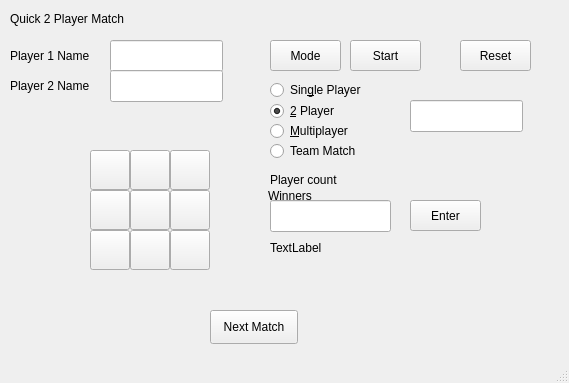
<?xml version="1.0" encoding="UTF-8"?>
<ui version="4.0">
 <class>MainWindow</class>
 <widget class="QMainWindow" name="MainWindow">
  <property name="geometry">
   <rect>
    <x>0</x>
    <y>0</y>
    <width>569</width>
    <height>383</height>
   </rect>
  </property>
  <property name="windowTitle">
   <string>MainWindow</string>
  </property>
  <property name="toolButtonStyle">
   <enum>Qt::ToolButtonTextBesideIcon</enum>
  </property>
  <property name="tabShape">
   <enum>QTabWidget::Rounded</enum>
  </property>
  <widget class="QWidget" name="centralWidget">
   <widget class="QLabel" name="label">
    <property name="geometry">
     <rect>
      <x>10</x>
      <y>40</y>
      <width>91</width>
      <height>31</height>
     </rect>
    </property>
    <property name="text">
     <string>Player 1 Name</string>
    </property>
   </widget>
   <widget class="QLabel" name="label_2">
    <property name="geometry">
     <rect>
      <x>10</x>
      <y>70</y>
      <width>91</width>
      <height>31</height>
     </rect>
    </property>
    <property name="text">
     <string>Player 2 Name</string>
    </property>
   </widget>
   <widget class="QLineEdit" name="lineEdit">
    <property name="geometry">
     <rect>
      <x>110</x>
      <y>40</y>
      <width>113</width>
      <height>32</height>
     </rect>
    </property>
    <property name="statusTip">
     <string/>
    </property>
    <property name="whatsThis">
     <string/>
    </property>
   </widget>
   <widget class="QLineEdit" name="lineEdit_2">
    <property name="geometry">
     <rect>
      <x>110</x>
      <y>70</y>
      <width>113</width>
      <height>32</height>
     </rect>
    </property>
   </widget>
   <widget class="QToolButton" name="toolButton">
    <property name="geometry">
     <rect>
      <x>90</x>
      <y>150</y>
      <width>40</width>
      <height>40</height>
     </rect>
    </property>
    <property name="text">
     <string/>
    </property>
   </widget>
   <widget class="QToolButton" name="toolButton_2">
    <property name="geometry">
     <rect>
      <x>130</x>
      <y>150</y>
      <width>40</width>
      <height>40</height>
     </rect>
    </property>
    <property name="text">
     <string/>
    </property>
   </widget>
   <widget class="QToolButton" name="toolButton_3">
    <property name="geometry">
     <rect>
      <x>170</x>
      <y>150</y>
      <width>40</width>
      <height>40</height>
     </rect>
    </property>
    <property name="text">
     <string/>
    </property>
   </widget>
   <widget class="QToolButton" name="toolButton_4">
    <property name="geometry">
     <rect>
      <x>90</x>
      <y>190</y>
      <width>40</width>
      <height>40</height>
     </rect>
    </property>
    <property name="text">
     <string/>
    </property>
   </widget>
   <widget class="QToolButton" name="toolButton_5">
    <property name="geometry">
     <rect>
      <x>130</x>
      <y>190</y>
      <width>40</width>
      <height>40</height>
     </rect>
    </property>
    <property name="text">
     <string/>
    </property>
   </widget>
   <widget class="QToolButton" name="toolButton_6">
    <property name="geometry">
     <rect>
      <x>170</x>
      <y>190</y>
      <width>40</width>
      <height>40</height>
     </rect>
    </property>
    <property name="text">
     <string/>
    </property>
   </widget>
   <widget class="QToolButton" name="toolButton_7">
    <property name="geometry">
     <rect>
      <x>90</x>
      <y>230</y>
      <width>40</width>
      <height>40</height>
     </rect>
    </property>
    <property name="text">
     <string/>
    </property>
   </widget>
   <widget class="QToolButton" name="toolButton_8">
    <property name="geometry">
     <rect>
      <x>130</x>
      <y>230</y>
      <width>40</width>
      <height>40</height>
     </rect>
    </property>
    <property name="text">
     <string/>
    </property>
   </widget>
   <widget class="QToolButton" name="toolButton_9">
    <property name="geometry">
     <rect>
      <x>170</x>
      <y>230</y>
      <width>40</width>
      <height>40</height>
     </rect>
    </property>
    <property name="text">
     <string/>
    </property>
   </widget>
   <widget class="QLabel" name="label_4">
    <property name="geometry">
     <rect>
      <x>0</x>
      <y>330</y>
      <width>211</width>
      <height>18</height>
     </rect>
    </property>
    <property name="text">
     <string/>
    </property>
   </widget>
   <widget class="QPushButton" name="pushButton">
    <property name="geometry">
     <rect>
      <x>350</x>
      <y>40</y>
      <width>71</width>
      <height>31</height>
     </rect>
    </property>
    <property name="text">
     <string>Start</string>
    </property>
   </widget>
   <widget class="QPushButton" name="pushButton_2">
    <property name="geometry">
     <rect>
      <x>460</x>
      <y>40</y>
      <width>71</width>
      <height>31</height>
     </rect>
    </property>
    <property name="text">
     <string>Reset</string>
    </property>
   </widget>
   <widget class="QPushButton" name="pushButton_3">
    <property name="geometry">
     <rect>
      <x>270</x>
      <y>40</y>
      <width>71</width>
      <height>31</height>
     </rect>
    </property>
    <property name="text">
     <string>Mode</string>
    </property>
   </widget>
   <widget class="QRadioButton" name="radioButton">
    <property name="geometry">
     <rect>
      <x>270</x>
      <y>80</y>
      <width>105</width>
      <height>20</height>
     </rect>
    </property>
    <property name="text">
     <string>Sin&amp;gle Player</string>
    </property>
    <property name="checked">
     <bool>false</bool>
    </property>
   </widget>
   <widget class="QRadioButton" name="radioButton_2">
    <property name="geometry">
     <rect>
      <x>270</x>
      <y>100</y>
      <width>105</width>
      <height>22</height>
     </rect>
    </property>
    <property name="text">
     <string>&amp;2 Player</string>
    </property>
    <property name="checked">
     <bool>true</bool>
    </property>
   </widget>
   <widget class="QRadioButton" name="radioButton_3">
    <property name="geometry">
     <rect>
      <x>270</x>
      <y>120</y>
      <width>105</width>
      <height>22</height>
     </rect>
    </property>
    <property name="text">
     <string>&amp;Multiplayer</string>
    </property>
   </widget>
   <widget class="QRadioButton" name="radioButton_4">
    <property name="geometry">
     <rect>
      <x>270</x>
      <y>140</y>
      <width>105</width>
      <height>22</height>
     </rect>
    </property>
    <property name="text">
     <string>Team Match</string>
    </property>
   </widget>
   <widget class="QLabel" name="label_3">
    <property name="geometry">
     <rect>
      <x>10</x>
      <y>10</y>
      <width>141</width>
      <height>18</height>
     </rect>
    </property>
    <property name="text">
     <string>Quick 2 Player Match</string>
    </property>
   </widget>
   <widget class="QLineEdit" name="lineEdit_3">
    <property name="geometry">
     <rect>
      <x>270</x>
      <y>200</y>
      <width>121</width>
      <height>32</height>
     </rect>
    </property>
   </widget>
   <widget class="QLabel" name="label_5">
    <property name="geometry">
     <rect>
      <x>270</x>
      <y>170</y>
      <width>131</width>
      <height>20</height>
     </rect>
    </property>
    <property name="text">
     <string>Player count</string>
    </property>
   </widget>
   <widget class="QLineEdit" name="lineEdit_4">
    <property name="geometry">
     <rect>
      <x>410</x>
      <y>100</y>
      <width>113</width>
      <height>32</height>
     </rect>
    </property>
   </widget>
   <widget class="QLabel" name="label_6">
    <property name="geometry">
     <rect>
      <x>460</x>
      <y>330</y>
      <width>101</width>
      <height>18</height>
     </rect>
    </property>
    <property name="text">
     <string/>
    </property>
   </widget>
   <widget class="QPushButton" name="pushButton_4">
    <property name="geometry">
     <rect>
      <x>410</x>
      <y>200</y>
      <width>71</width>
      <height>31</height>
     </rect>
    </property>
    <property name="text">
     <string>Enter</string>
    </property>
   </widget>
   <widget class="QLabel" name="label_7">
    <property name="geometry">
     <rect>
      <x>270</x>
      <y>240</y>
      <width>191</width>
      <height>16</height>
     </rect>
    </property>
    <property name="text">
     <string>TextLabel</string>
    </property>
   </widget>
   <widget class="QPushButton" name="pushButton_5">
    <property name="geometry">
     <rect>
      <x>210</x>
      <y>310</y>
      <width>88</width>
      <height>34</height>
     </rect>
    </property>
    <property name="text">
     <string>Next Match</string>
    </property>
   </widget>
   <widget class="QLabel" name="label_8">
    <property name="geometry">
     <rect>
      <x>10</x>
      <y>120</y>
      <width>241</width>
      <height>20</height>
     </rect>
    </property>
    <property name="text">
     <string/>
    </property>
   </widget>
   <widget class="QLabel" name="label_9">
    <property name="geometry">
     <rect>
      <x>30</x>
      <y>280</y>
      <width>201</width>
      <height>16</height>
     </rect>
    </property>
    <property name="text">
     <string/>
    </property>
   </widget>
   <widget class="QLabel" name="label_10">
    <property name="geometry">
     <rect>
      <x>268</x>
      <y>90</y>
      <width>261</width>
      <height>211</height>
     </rect>
    </property>
    <property name="text">
     <string>Winners</string>
    </property>
   </widget>
   <zorder>label_10</zorder>
   <zorder>label</zorder>
   <zorder>label_2</zorder>
   <zorder>lineEdit</zorder>
   <zorder>lineEdit_2</zorder>
   <zorder>toolButton</zorder>
   <zorder>toolButton_2</zorder>
   <zorder>toolButton_3</zorder>
   <zorder>toolButton_4</zorder>
   <zorder>toolButton_5</zorder>
   <zorder>toolButton_6</zorder>
   <zorder>toolButton_7</zorder>
   <zorder>toolButton_8</zorder>
   <zorder>toolButton_9</zorder>
   <zorder>label_4</zorder>
   <zorder>pushButton</zorder>
   <zorder>pushButton_2</zorder>
   <zorder>pushButton_3</zorder>
   <zorder>radioButton</zorder>
   <zorder>radioButton_2</zorder>
   <zorder>radioButton_3</zorder>
   <zorder>radioButton_4</zorder>
   <zorder>label_3</zorder>
   <zorder>lineEdit_3</zorder>
   <zorder>label_5</zorder>
   <zorder>lineEdit_4</zorder>
   <zorder>label_6</zorder>
   <zorder>pushButton_4</zorder>
   <zorder>label_7</zorder>
   <zorder>pushButton_5</zorder>
   <zorder>label_8</zorder>
   <zorder>label_9</zorder>
  </widget>
  <widget class="QStatusBar" name="statusBar"/>
 </widget>
 <layoutdefault spacing="6" margin="11"/>
 <resources/>
 <connections/>
</ui>
